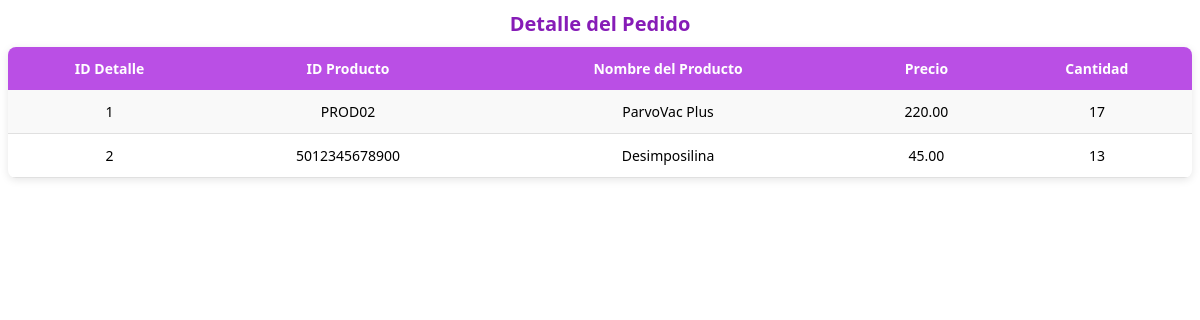
Screenshot of /server/detalles_pedido.php?id=7 with the database file from the repository.
### tables this page shows
CREATE TABLE `detalle_pedido` (
  `ID_Detalle` int(11) NOT NULL,
  `ID_Pedido` int(11) DEFAULT NULL,
  `ID_Prod` varchar(32) DEFAULT NULL,
  `Cantidad` int(11) DEFAULT NULL
);

CREATE TABLE `productos` (
  `ID_Prod` varchar(30) NOT NULL,
  `Nomb_Prod` varchar(40) NOT NULL,
  `ID_Descrip` int(6) NOT NULL,
  `Cant_Disp_Prod` int(3) NOT NULL,
  `ID_Almacen` int(6) NOT NULL,
  `Prec_Comp` decimal(7,2) NOT NULL,
  `Prec_Vent` decimal(7,2) NOT NULL,
  `ID_Prov` int(6) NOT NULL,
  `ID_Categoria` int(6) NOT NULL,
  `Prod_Estatus` tinyint(1) DEFAULT NULL,
  `Fec_Cad` date DEFAULT NULL,
  `Desc_Prod` int(3) DEFAULT NULL
);

### server/detalles_pedido.php (the view, shortened to what this page needs)
<?php
require_once '../server/conexion_bd.php';
$id = intval($_GET['id']);
$sql = "SELECT dp.ID_Detalle, dp.ID_Prod, p.Nomb_Prod, p.Prec_Vent, dp.Cantidad
        FROM detalle_pedido dp
        LEFT JOIN productos p ON dp.ID_Prod = p.ID_Prod
        WHERE dp.ID_Pedido = ?";
$stmt = $conexion->prepare($sql);
$stmt->bind_param("i", $id);
$stmt->execute();
$resultado = $stmt->get_result();
if ($resultado && $resultado->num_rows > 0) {
    echo '
    <style>
        .tabla-formal {
            font-family: "Segoe UI", Tahoma, Geneva, Verdana, sans-serif;
            color: #333;
            margin-top: 10px;
        }
        .tabla-formal table {
            border-collapse: collapse;
            box-shadow: 0 2px 8px rgba(0,0,0,0.1);
            overflow: hidden;
            border-radius: 8px;
            width: 100%;
            margin: 0 auto;
        }
        .tabla-formal th {
            background-color:rgb(186, 79, 229);
            color: #fff;
            padding: 12px 15px;
            text-align: center;
            font-weight: 600;
            font-size: 14px;
        }
        .tabla-formal td {
            padding: 12px 15px;
            text-align: center;
            font-size: 14px;
            border-bottom: 1px solid #e0e0e0;
        }
        .tabla-formal tr:nth-child(even) {
            background-color: #f9f9f9;
        }
        .tabla-formal tr:hover {
            background-color: #f1f1f1;
        }
        .tabla-formal h2 {
            font-size: 20px;
            color:rgb(134, 28, 183);
            text-align: center;
            margin-bottom: 10px;
        }
    </style>
    <div class="tabla-formal">
        <h2>Detalle del Pedido</h2>
        <table>
            <tr>
                <th>ID Detalle</th>
                <th>ID Producto</th>
                <th>Nombre del Producto</th>
                <th>Precio</th>
                <th>Cantidad</th>
            </tr>';
    while ($fila = $resultado->fetch_assoc()) {
        echo "<tr>
                <td>" . htmlspecialchars($fila["ID_Detalle"]) . "</td>
                <td>" . htmlspecialchars($fila["ID_Prod"]) . "</td>
                <td>" . htmlspecialchars($fila["Nomb_Prod"]) . "</td>
                <td>" . htmlspecialchars($fila["Prec_Vent"]) . "</td>
                <td>" . htmlspecialchars($fila["Cantidad"]) . "</td>
              </tr>";
    }
    echo '</table></div>';
} else {
    echo "No hay detalles de este pedido.";
}
?>

### server/detalles_pedido.php (style rules this page uses)
.tabla-formal { font-family: "Segoe UI", Tahoma, Geneva, Verdana, sans-serif; color: #333; margin-top: 10px; }
.tabla-formal table { border-collapse: collapse; box-shadow: 0 2px 8px rgba(0,0,0,0.1); overflow: hidden; border-radius: 8px; width: 100%; margin: 0 auto; }
.tabla-formal th { background-color:rgb(186, 79, 229); color: #fff; padding: 12px 15px; text-align: center; font-weight: 600; font-size: 14px; }
.tabla-formal td { padding: 12px 15px; text-align: center; font-size: 14px; border-bottom: 1px solid #e0e0e0; }
.tabla-formal tr:nth-child(even) { background-color: #f9f9f9; }
.tabla-formal h2 { font-size: 20px; color:rgb(134, 28, 183); text-align: center; margin-bottom: 10px; }

### rows the page displays
detalle_pedido: ID_Detalle "1", ID_Prod "PROD02", ID_Prod.Nomb_Prod "ParvoVac Plus", ID_Prod.Prec_Vent "220.00", Cantidad "17"
detalle_pedido: ID_Detalle "2", ID_Prod "5012345678900", ID_Prod.Nomb_Prod "Desimposilina", ID_Prod.Prec_Vent "45.00", Cantidad "13"
